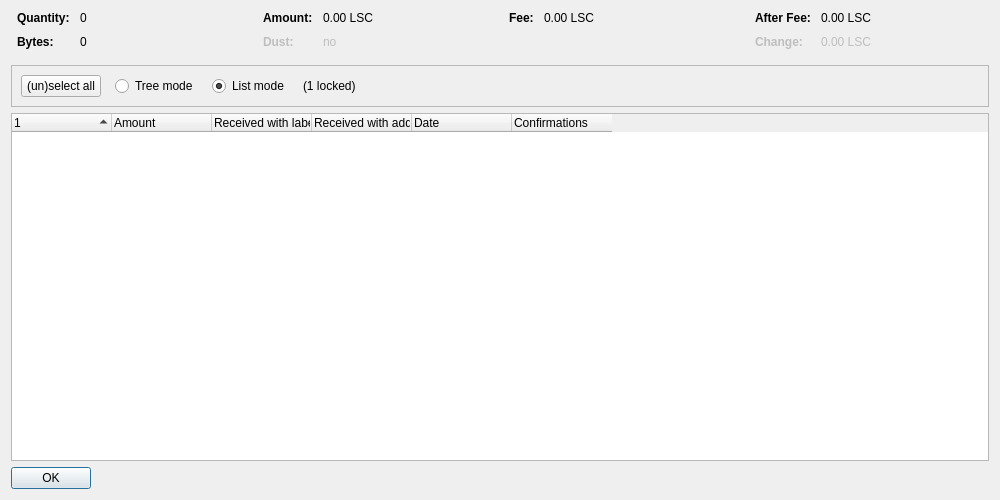
<?xml version="1.0" encoding="UTF-8"?>
<ui version="4.0">
 <class>CoinControlDialog</class>
 <widget class="QDialog" name="CoinControlDialog">
  <property name="geometry">
   <rect>
    <x>0</x>
    <y>0</y>
    <width>1000</width>
    <height>500</height>
   </rect>
  </property>
  <property name="windowTitle">
   <string>Coin Selection</string>
  </property>
  <layout class="QVBoxLayout" name="verticalLayout">
   <item>
    <layout class="QHBoxLayout" name="horizontalLayoutTop" stretch="0,0,0,0">
     <property name="topMargin">
      <number>0</number>
     </property>
     <property name="bottomMargin">
      <number>10</number>
     </property>
     <item>
      <layout class="QFormLayout" name="formLayoutCoinControl1">
       <property name="horizontalSpacing">
        <number>10</number>
       </property>
       <property name="verticalSpacing">
        <number>10</number>
       </property>
       <property name="leftMargin">
        <number>6</number>
       </property>
       <property name="rightMargin">
        <number>6</number>
       </property>
       <item row="0" column="0">
        <widget class="QLabel" name="labelCoinControlQuantityText">
         <property name="font">
          <font>
           <weight>75</weight>
           <bold>true</bold>
          </font>
         </property>
         <property name="text">
          <string>Quantity:</string>
         </property>
        </widget>
       </item>
       <item row="0" column="1">
        <widget class="QLabel" name="labelCoinControlQuantity">
         <property name="cursor">
          <cursorShape>IBeamCursor</cursorShape>
         </property>
         <property name="contextMenuPolicy">
          <enum>Qt::ActionsContextMenu</enum>
         </property>
         <property name="text">
          <string notr="true">0</string>
         </property>
         <property name="textInteractionFlags">
          <set>Qt::LinksAccessibleByMouse|Qt::TextSelectableByKeyboard|Qt::TextSelectableByMouse</set>
         </property>
        </widget>
       </item>
       <item row="1" column="0">
        <widget class="QLabel" name="labelCoinControlBytesText">
         <property name="font">
          <font>
           <weight>75</weight>
           <bold>true</bold>
          </font>
         </property>
         <property name="text">
          <string>Bytes:</string>
         </property>
        </widget>
       </item>
       <item row="1" column="1">
        <widget class="QLabel" name="labelCoinControlBytes">
         <property name="cursor">
          <cursorShape>IBeamCursor</cursorShape>
         </property>
         <property name="contextMenuPolicy">
          <enum>Qt::ActionsContextMenu</enum>
         </property>
         <property name="text">
          <string notr="true">0</string>
         </property>
         <property name="textInteractionFlags">
          <set>Qt::LinksAccessibleByMouse|Qt::TextSelectableByKeyboard|Qt::TextSelectableByMouse</set>
         </property>
        </widget>
       </item>
      </layout>
     </item>
     <item>
      <layout class="QFormLayout" name="formLayoutCoinControl2">
       <property name="horizontalSpacing">
        <number>10</number>
       </property>
       <property name="verticalSpacing">
        <number>10</number>
       </property>
       <property name="leftMargin">
        <number>6</number>
       </property>
       <property name="rightMargin">
        <number>6</number>
       </property>
       <item row="0" column="0">
        <widget class="QLabel" name="labelCoinControlAmountText">
         <property name="font">
          <font>
           <weight>75</weight>
           <bold>true</bold>
          </font>
         </property>
         <property name="text">
          <string>Amount:</string>
         </property>
        </widget>
       </item>
       <item row="0" column="1">
        <widget class="QLabel" name="labelCoinControlAmount">
         <property name="cursor">
          <cursorShape>IBeamCursor</cursorShape>
         </property>
         <property name="contextMenuPolicy">
          <enum>Qt::ActionsContextMenu</enum>
         </property>
         <property name="text">
          <string notr="true">0.00 LSC</string>
         </property>
         <property name="textInteractionFlags">
          <set>Qt::LinksAccessibleByMouse|Qt::TextSelectableByKeyboard|Qt::TextSelectableByMouse</set>
         </property>
        </widget>
       </item>
       <item row="1" column="0">
        <widget class="QLabel" name="labelCoinControlLowOutputText">
         <property name="enabled">
          <bool>false</bool>
         </property>
         <property name="font">
          <font>
           <weight>75</weight>
           <bold>true</bold>
          </font>
         </property>
         <property name="text">
          <string>Dust:</string>
         </property>
        </widget>
       </item>
       <item row="1" column="1">
        <widget class="QLabel" name="labelCoinControlLowOutput">
         <property name="enabled">
          <bool>false</bool>
         </property>
         <property name="cursor">
          <cursorShape>IBeamCursor</cursorShape>
         </property>
         <property name="contextMenuPolicy">
          <enum>Qt::ActionsContextMenu</enum>
         </property>
         <property name="text">
          <string notr="true">no</string>
         </property>
         <property name="textInteractionFlags">
          <set>Qt::LinksAccessibleByMouse|Qt::TextSelectableByKeyboard|Qt::TextSelectableByMouse</set>
         </property>
        </widget>
       </item>
      </layout>
     </item>
     <item>
      <layout class="QFormLayout" name="formLayoutCoinControl3">
       <property name="horizontalSpacing">
        <number>10</number>
       </property>
       <property name="verticalSpacing">
        <number>10</number>
       </property>
       <property name="leftMargin">
        <number>6</number>
       </property>
       <property name="rightMargin">
        <number>6</number>
       </property>
       <item row="0" column="0">
        <widget class="QLabel" name="labelCoinControlFeeText">
         <property name="font">
          <font>
           <weight>75</weight>
           <bold>true</bold>
          </font>
         </property>
         <property name="text">
          <string>Fee:</string>
         </property>
        </widget>
       </item>
       <item row="0" column="1">
        <widget class="QLabel" name="labelCoinControlFee">
         <property name="cursor">
          <cursorShape>IBeamCursor</cursorShape>
         </property>
         <property name="contextMenuPolicy">
          <enum>Qt::ActionsContextMenu</enum>
         </property>
         <property name="text">
          <string notr="true">0.00 LSC</string>
         </property>
         <property name="textInteractionFlags">
          <set>Qt::LinksAccessibleByMouse|Qt::TextSelectableByKeyboard|Qt::TextSelectableByMouse</set>
         </property>
        </widget>
       </item>
      </layout>
     </item>
     <item>
      <layout class="QFormLayout" name="formLayoutCoinControl4">
       <property name="horizontalSpacing">
        <number>10</number>
       </property>
       <property name="verticalSpacing">
        <number>10</number>
       </property>
       <property name="leftMargin">
        <number>6</number>
       </property>
       <property name="rightMargin">
        <number>6</number>
       </property>
       <item row="0" column="0">
        <widget class="QLabel" name="labelCoinControlAfterFeeText">
         <property name="font">
          <font>
           <weight>75</weight>
           <bold>true</bold>
          </font>
         </property>
         <property name="text">
          <string>After Fee:</string>
         </property>
        </widget>
       </item>
       <item row="0" column="1">
        <widget class="QLabel" name="labelCoinControlAfterFee">
         <property name="cursor">
          <cursorShape>IBeamCursor</cursorShape>
         </property>
         <property name="contextMenuPolicy">
          <enum>Qt::ActionsContextMenu</enum>
         </property>
         <property name="text">
          <string notr="true">0.00 LSC</string>
         </property>
         <property name="textInteractionFlags">
          <set>Qt::LinksAccessibleByMouse|Qt::TextSelectableByKeyboard|Qt::TextSelectableByMouse</set>
         </property>
        </widget>
       </item>
       <item row="1" column="0">
        <widget class="QLabel" name="labelCoinControlChangeText">
         <property name="enabled">
          <bool>false</bool>
         </property>
         <property name="font">
          <font>
           <weight>75</weight>
           <bold>true</bold>
          </font>
         </property>
         <property name="text">
          <string>Change:</string>
         </property>
        </widget>
       </item>
       <item row="1" column="1">
        <widget class="QLabel" name="labelCoinControlChange">
         <property name="enabled">
          <bool>false</bool>
         </property>
         <property name="cursor">
          <cursorShape>IBeamCursor</cursorShape>
         </property>
         <property name="contextMenuPolicy">
          <enum>Qt::ActionsContextMenu</enum>
         </property>
         <property name="text">
          <string notr="true">0.00 LSC</string>
         </property>
         <property name="textInteractionFlags">
          <set>Qt::LinksAccessibleByMouse|Qt::TextSelectableByKeyboard|Qt::TextSelectableByMouse</set>
         </property>
        </widget>
       </item>
      </layout>
     </item>
    </layout>
   </item>
   <item>
    <widget class="QFrame" name="frame">
     <property name="minimumSize">
      <size>
       <width>0</width>
       <height>40</height>
      </size>
     </property>
     <property name="frameShape">
      <enum>QFrame::StyledPanel</enum>
     </property>
     <property name="frameShadow">
      <enum>QFrame::Sunken</enum>
     </property>
     <layout class="QHBoxLayout" name="horizontalLayout">
      <item>
       <layout class="QHBoxLayout" name="horizontalLayoutPanel" stretch="0,0,0,0,0">
        <property name="spacing">
         <number>14</number>
        </property>
        <item>
         <widget class="QPushButton" name="pushButtonSelectAll">
          <property name="sizePolicy">
           <sizepolicy hsizetype="Maximum" vsizetype="Fixed">
            <horstretch>0</horstretch>
            <verstretch>0</verstretch>
           </sizepolicy>
          </property>
          <property name="text">
           <string>(un)select all</string>
          </property>
          <property name="autoDefault">
           <bool>false</bool>
          </property>
         </widget>
        </item>
        <item>
         <widget class="QRadioButton" name="radioTreeMode">
          <property name="sizePolicy">
           <sizepolicy hsizetype="Maximum" vsizetype="Fixed">
            <horstretch>0</horstretch>
            <verstretch>0</verstretch>
           </sizepolicy>
          </property>
          <property name="text">
           <string>Tree mode</string>
          </property>
         </widget>
        </item>
        <item>
         <widget class="QRadioButton" name="radioListMode">
          <property name="sizePolicy">
           <sizepolicy hsizetype="Maximum" vsizetype="Fixed">
            <horstretch>0</horstretch>
            <verstretch>0</verstretch>
           </sizepolicy>
          </property>
          <property name="text">
           <string>List mode</string>
          </property>
          <property name="checked">
           <bool>true</bool>
          </property>
         </widget>
        </item>
        <item>
         <widget class="QLabel" name="labelLocked">
          <property name="text">
           <string notr="true">(1 locked)</string>
          </property>
         </widget>
        </item>
        <item>
         <spacer name="horizontalSpacer">
          <property name="orientation">
           <enum>Qt::Horizontal</enum>
          </property>
          <property name="sizeHint" stdset="0">
           <size>
            <width>40</width>
            <height>20</height>
           </size>
          </property>
         </spacer>
        </item>
       </layout>
      </item>
     </layout>
    </widget>
   </item>
   <item>
    <widget class="CoinControlTreeWidget" name="treeWidget">
     <property name="contextMenuPolicy">
      <enum>Qt::CustomContextMenu</enum>
     </property>
     <property name="sortingEnabled">
      <bool>false</bool>
     </property>
     <property name="columnCount">
      <number>6</number>
     </property>
     <attribute name="headerShowSortIndicator" stdset="0">
      <bool>true</bool>
     </attribute>
     <attribute name="headerStretchLastSection">
      <bool>false</bool>
     </attribute>
     <column>
      <property name="text">
       <string/>
      </property>
     </column>
     <column>
      <property name="text">
       <string>Amount</string>
      </property>
     </column>
     <column>
      <property name="text">
       <string>Received with label</string>
      </property>
     </column>
     <column>
      <property name="text">
       <string>Received with address</string>
      </property>
     </column>
     <column>
      <property name="text">
       <string>Date</string>
      </property>
     </column>
     <column>
      <property name="text">
       <string>Confirmations</string>
      </property>
      <property name="toolTip">
       <string>Confirmed</string>
      </property>
     </column>
     <column>
      <property name="text">
       <string/>
      </property>
     </column>
     <column>
      <property name="text">
       <string/>
      </property>
     </column>
     <column>
      <property name="text">
       <string/>
      </property>
     </column>
     <column>
      <property name="text">
       <string/>
      </property>
     </column>
    </widget>
   </item>
   <item>
    <widget class="QDialogButtonBox" name="buttonBox">
     <property name="sizePolicy">
      <sizepolicy hsizetype="Maximum" vsizetype="Fixed">
       <horstretch>0</horstretch>
       <verstretch>0</verstretch>
      </sizepolicy>
     </property>
     <property name="orientation">
      <enum>Qt::Horizontal</enum>
     </property>
     <property name="standardButtons">
      <set>QDialogButtonBox::Ok</set>
     </property>
    </widget>
   </item>
  </layout>
 </widget>
 <customwidgets>
  <customwidget>
   <class>CoinControlTreeWidget</class>
   <extends>QTreeWidget</extends>
   <header>qt/coincontroltreewidget.h</header>
  </customwidget>
 </customwidgets>
 <resources/>
 <connections/>
</ui>
